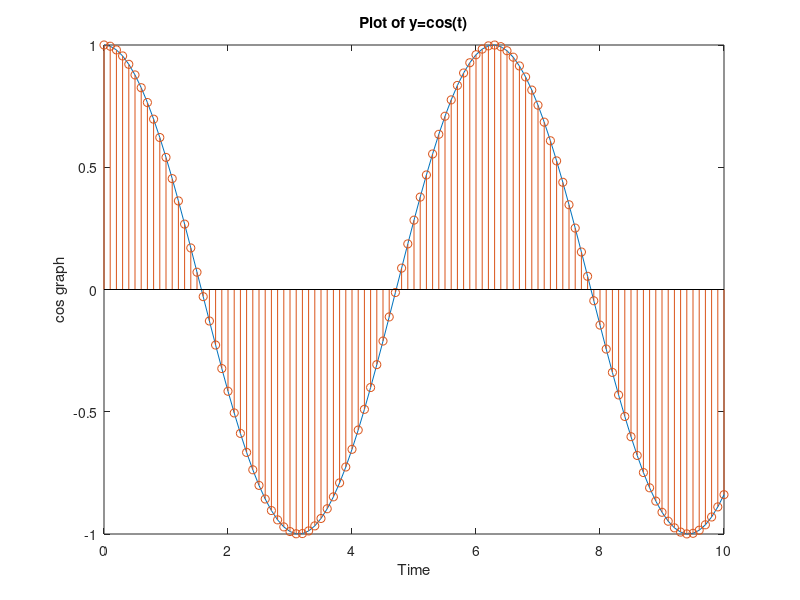

Here is the MATLAB script that generated this plot:
clc
clear all
close all
t= 0:0.1:10;
y= cos(t);

plot(t,y)
hold on
stem(t,y) 
hold off

xlabel('Time')
ylabel('cos graph')
title('Plot of y=cos(t)')


